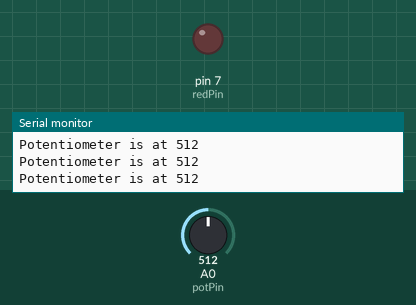
Recording of a sketch running on a simulated Arduino Uno, built with avr-gcc and run on an emulated ATmega328P. Shown: output pins drawn as LEDs (lit = HIGH), the last lines printed to the serial monitor. The test bench sets the inputs (shaded band); at power-on: A0 (potPin) = 512.

Above: at 1.8 s.
1.9 s: A0 (potPin) set to 989
3.7 s: A0 (potPin) set to 1009
At 5.4 s:
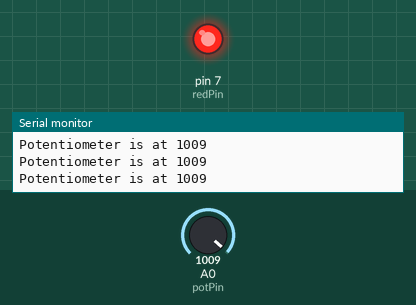
6.0 s: A0 (potPin) set to 990
At 6.5 s:
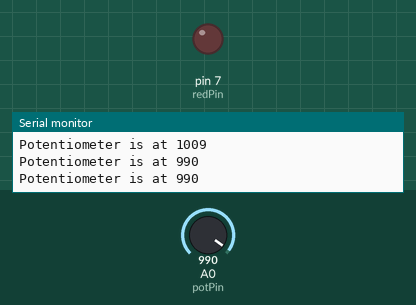
7.5 s: A0 (potPin) set to 1010
At 9.3 s:
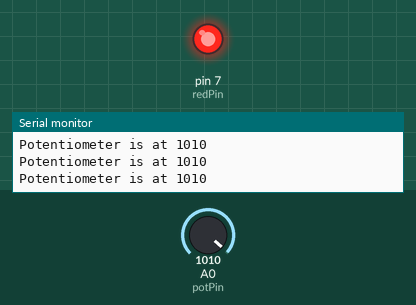
Timing chart, 0 to 10.5 s (numbered marks = the images above; inputs shaded):
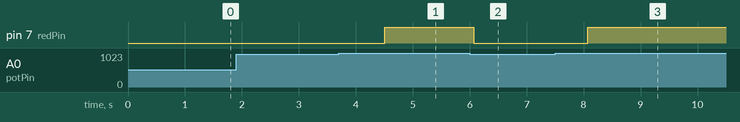

Measured:
- the behaviour switches between 1000 and 1001 on A0 (potPin) (found by bisection; images 0 and 1)
- after the input at 3.7 s, pin 7 (redPin): LOW → HIGH after 0.80 s
- after the input at 6.0 s, pin 7 (redPin): HIGH → LOW after 0.07 s
- after the input at 7.5 s, pin 7 (redPin): LOW → HIGH after 0.57 s

The sketch:

while-1.ino
```cpp
int potVal;
int potPin = A0;
int redPin = 7;
int delayTime = 500;
String message = "Potentiometer is at ";

void setup() {
    Serial.begin(9600);
    pinMode(potPin, INPUT);
    pinMode(redPin, OUTPUT);
}

void loop() {
    potVal = analogRead(potPin);
    Serial.println(message + String(potVal));
    delay (delayTime);

    while (potVal > 1000) {
        digitalWrite(redPin, HIGH);
        potVal = analogRead(potPin);
        Serial.println(message + String(potVal));
        delay (50);
    }
    digitalWrite(redPin, LOW);
    Serial.println(message + String(potVal));
    delay (delayTime);
}
```
